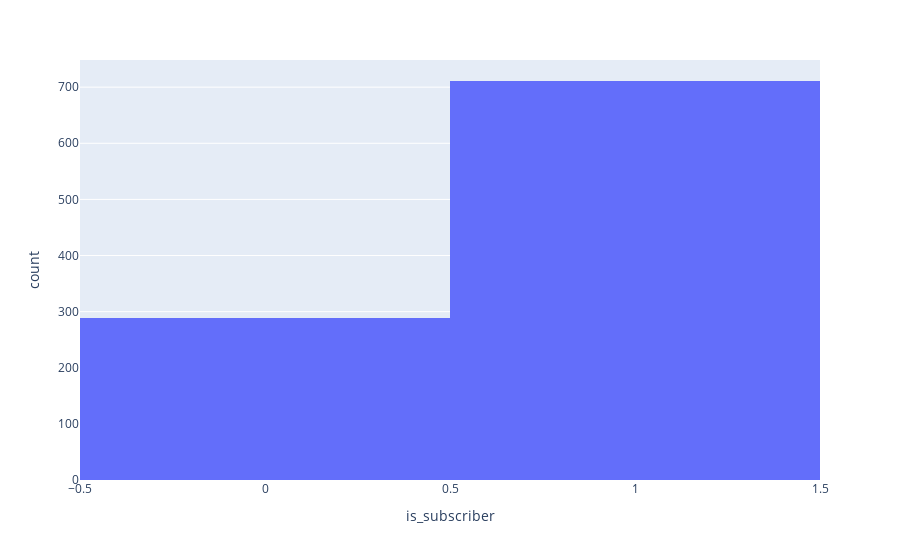
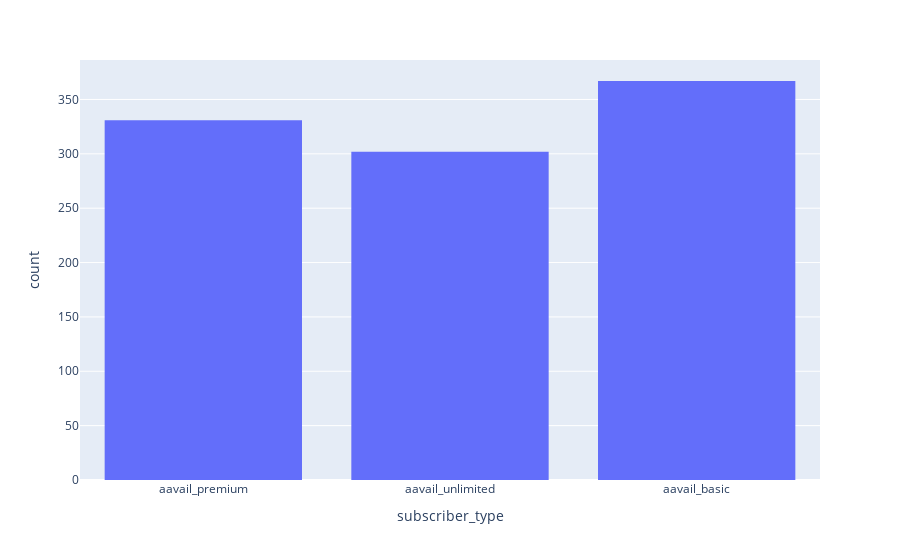

Notebook source saved alongside these figures, in order:
### Code cell
fig = px.histogram(imbalanced, x='is_subscriber')
fig.show()

fig = px.histogram(imbalanced, x='subscriber_type')
fig.show()

### Figure 1 — Plotly figure (JSON) as saved in the notebook; plotly's stock layout.template omitted (floating-point values rounded to 4 significant figures; data arrays with more than 128 entries replaced by an {"elided": "..."} marker saying what was removed)
{"data": [{"alignmentgroup": "True", "bingroup": "x", "hovertemplate": "is_subscriber=%{x}<br>count=%{y}<extra></extra>", "legendgroup": "", "marker": {"color": "#636efa"}, "name": "", "offsetgroup": "", "orientation": "v", "showlegend": false, "type": "histogram", "x": {"elided": "1000 int values"}, "xaxis": "x", "yaxis": "y"}], "layout": {"autosize": true, "barmode": "relative", "legend": {"tracegroupgap": 0}, "margin": {"t": 60}, "xaxis": {"anchor": "y", "autorange": true, "domain": [0, 1], "range": [-0.5, 1.5], "title": {"text": "is_subscriber"}, "type": "linear"}, "yaxis": {"anchor": "x", "autorange": true, "domain": [0, 1], "range": [0, 748.4], "title": {"text": "count"}}}}

### Figure 2 — Plotly figure (JSON) as saved in the notebook; plotly's stock layout.template omitted (floating-point values rounded to 4 significant figures; data arrays with more than 128 entries replaced by an {"elided": "..."} marker saying what was removed)
{"data": [{"alignmentgroup": "True", "bingroup": "x", "hovertemplate": "subscriber_type=%{x}<br>count=%{y}<extra></extra>", "legendgroup": "", "marker": {"color": "#636efa"}, "name": "", "offsetgroup": "", "orientation": "v", "showlegend": false, "type": "histogram", "x": {"elided": "1000 str values"}, "xaxis": "x", "yaxis": "y"}], "layout": {"autosize": true, "barmode": "relative", "legend": {"tracegroupgap": 0}, "margin": {"t": 60}, "xaxis": {"anchor": "y", "autorange": true, "domain": [0, 1], "range": [-0.5, 2.5], "title": {"text": "subscriber_type"}, "type": "category"}, "yaxis": {"anchor": "x", "autorange": true, "domain": [0, 1], "range": [0, 386.3], "title": {"text": "count"}}}}
